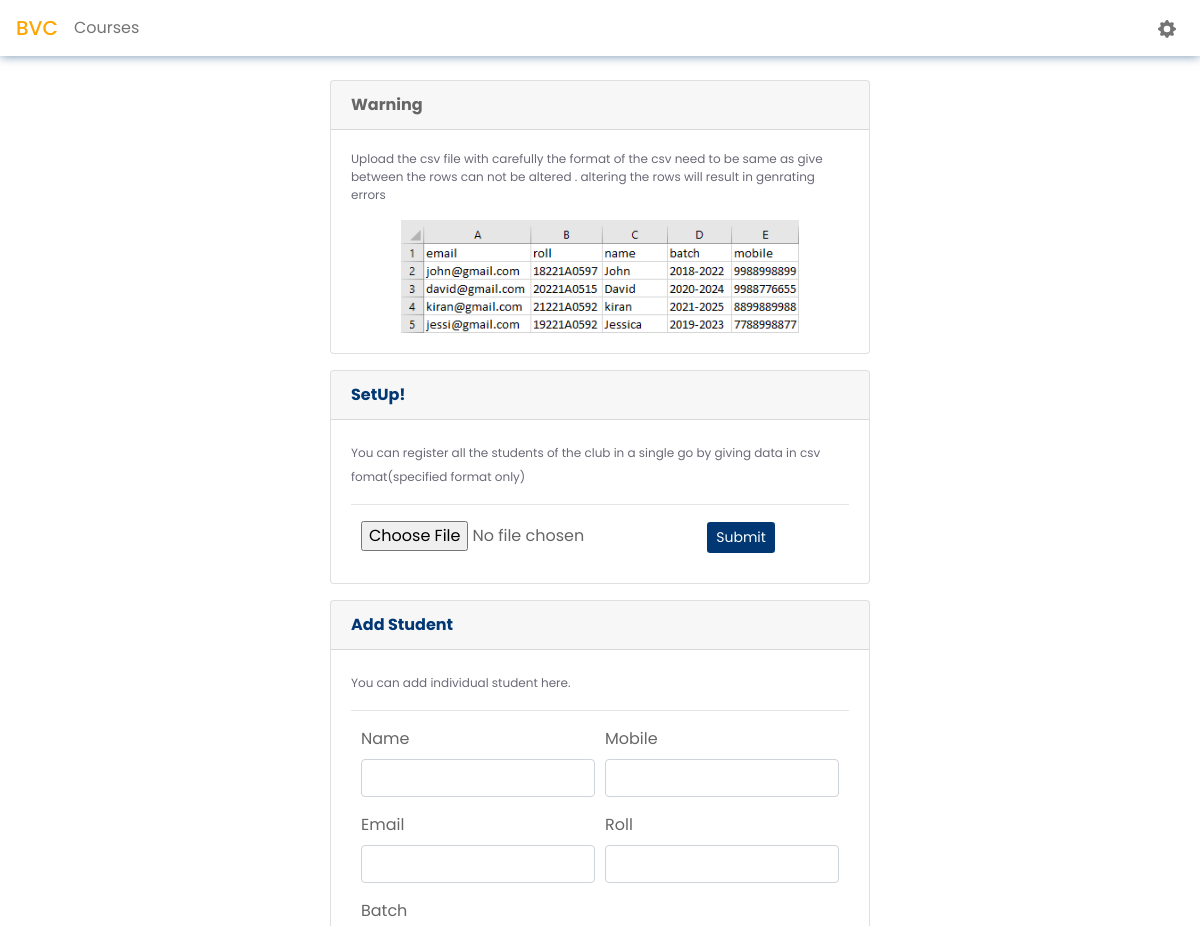
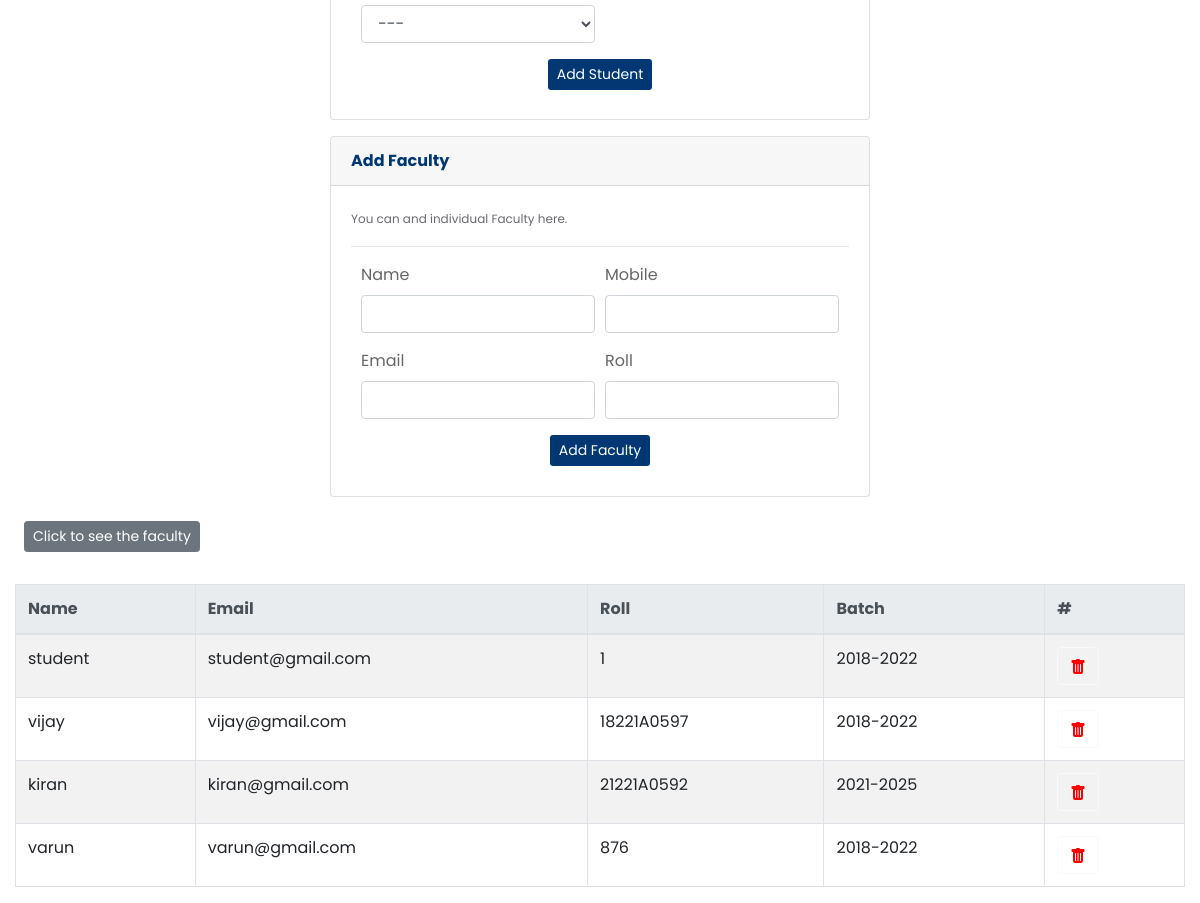
Screenshot of /SuperAdmin/setup/ (signed in) with the database file from the repository (2 pictures, top to bottom).
### App/models.py (models this page shows, shortened)
class NewUser(AbstractBaseUser,PermissionsMixin):
    username = None
    email = models.EmailField(gettext_lazy("email address"),unique=True)
    roll = models.CharField(max_length=10,unique=True)
    name = models.CharField(max_length=200,blank=True)
    mobile = models.CharField(max_length=12,blank=True)
    isStudent = models.BooleanField(default = False)
    isFaculty = models.BooleanField(default=False)
    isAdmin = models.BooleanField(default=False)
    is_staff = models.BooleanField(default=False)
    is_active = models.BooleanField(default=True)
    start_date = models.DateField(default=timezone.now)
    avatar = models.ImageField(upload_to=get_avataar_path, blank=True)
    batch =  models.ForeignKey(Batch,on_delete=models.CASCADE,blank=True,null=True)
    objects = CustomAccountManager()
    USERNAME_FIELD = "email"
    REQUIRED_FIELDS = ['roll','name']

class Batch(models.Model):
    batchname = models.CharField(max_length=300)

### SuperAdmin/views.py (the view, shortened to what this page needs)
# urls.py: path("setup/",views.setup,name="setup"),
@login_required(login_url="App:loginPage")
def setup(request):
    groups = Group.objects.all()
    students = NewUser.objects.filter(isStudent=True).order_by("roll")
    faculty =  NewUser.objects.filter(isFaculty=True).order_by("roll")
    batch = Batch.objects.all()
    return render(request,"SuperAdmin/setup.html",{"groups":groups,"students":students,"batch":batch,"faculty":faculty})

### SuperAdmin/templates/SuperAdmin/setup.html (shortened to what this page needs)
{% load static %}
<!doctype html>
<html lang="en">
  <head>
    <link rel="stylesheet" href="https://cdn.jsdelivr.net/npm/bootstrap@4.6.1/dist/css/bootstrap.min.css">
    <link rel="stylesheet" href="{% static 'SuperAdmin/css/setup.css' %}" />
  </head>
  <body>
      <nav class="navbar  mb-4">
            <span  class="navbar-brand mb-0 h1"><a style="color:orange" class="text-decoration-none" href=" {% url 'SuperAdmin:dashboard' %} ">BVC</a></span>
            <span class="mr-auto "><a class="text-decoration-none custom-nav-items"   href="{% url 'SuperAdmin:customizeCourse' %}">Courses</a></span>
            <span class="mr-2" ><a class="text-decoration-none custom-nav-items"  href="{% url 'SuperAdmin:myAccount' %}"></a></span>
      </nav>
      <div class="container">
        <div class="row">
          <div class="col-lg-3"></div>
          <div class="col-lg-6">
            <div class="card ">
              <div class="card-header">
                <b>Warning</b>
              </div>
              <div class="card-body">
                <p style="font-size: 12px; color:rgb(106, 106, 119)">Upload the csv file with carefully the format of the csv need to be same as give between the rows can not be altered . altering the rows will result in genrating errors</p>
                <div class="d-flex justify-content-center align-items-center">
                  <img src="{% static 'SuperAdmin/images/sample_csv.png' %}" style="width: 80%;" >
                </div>
              </div>
            </div>
            <div class="card mt-3">
              <div class="card-header">
                <b style="color:#013873">SetUp!</b>
              </div>
              <div class="card-body">
                <span style="font-size: 12px; color:rgb(106, 106, 119)">You can register all the students of the club in a single go
                  by giving data in csv fomat(specified format only)</span>
                  <hr>
                  <div style="margin:2%">
                    <form method="POST" enctype="multipart/form-data">
                      <input type="file" name="doc" id="file" onchange="fileValidation()" required />
                      <button class="btn btn-sm blue-to-orange-btn" type="submit">Submit</button>
                    </form>
                  </div>
              </div>
            </div>
            <div class="card mt-3">
              <div class="card-header">
                <b style="color:#013873">Add Student</b>
              </div>
              <div class="card-body">
                <span style="font-size: 12px; color:rgb(106, 106, 119)">You can add individual student here.</span>
                <hr>
                <div style="margin: 2%;">
                  <form method="POST">
                    <div class="form-row">
                      <div class="form-group col-md-6">
                        <label for="name">Name</label>
                        <input type="text" class="form-control form-input" id="name" name="name" required>
                      </div>
                      <div class="form-group col-md-6">
                        <label for="lastname">Mobile</label>
                        <input type="text" class="form-control form-input" id="mobile" name="mobile" >
                      </div>
                      <div class="form-group col-md-6">
                        <label for="email">Email</label>
                        <input type="email" class="form-control form-input" id="email" name="email" required>
                      </div>
                      <div class="form-group col-md-6">
                        <label for="roll">Roll</label>
                        <input type="text" class="form-control form-input" id="roll" name="roll" required>
                      </div>
                      <div class="form-group col-md-6">
                        <label for="batch">Batch</label>
                        <select class="form-control form-input" id="batch" name="batch">
                          <option disabled selected>---</option>
                        </select>
                      </div>
                    </div>
                    <div class="d-flex justify-content-center">
                      <button type="submit" class="btn btn-sm blue-to-orange-btn">Add Student</button>
                    </div>
                  </form>
                </div>
              </div>
            </div>
            <div class="card mt-3">
              <div class="card-header">
                <b style="color:#013873">Add Faculty</b>
              </div>
              <div class="card-body">
                <span style="font-size: 12px; color:rgb(106, 106, 119)">You can and individual Faculty here.</span>
                <hr>
                <div style="margin: 2%;">
                  <form method="POST">
                    <div class="form-row">
                      <div class="form-group col-md-6">
                        <label for="name">Name</label>
                        <input type="text" class="form-control form-input" id="name" name="name" required>
                      </div>
                      <div class="form-group col-md-6">
                        <label for="lastname">Mobile</label>
                        <input type="text" class="form-control form-input" id="mobile" name="mobile" >
                      </div>
                      <div class="form-group col-md-6">
                        <label for="email">Email</label>
                        <input type="email" class="form-control form-input" id="email" name="email" required>
                      </div>
                      <div class="form-group col-md-6">
                        <label for="roll">Roll</label>
                        <input type="text" class="form-control form-input" id="roll" name="roll" required>
                      </div>
                    </div>
                    <div class="d-flex justify-content-center">
                      <button type="submit" class="btn btn-sm blue-to-orange-btn">Add Faculty</button>
                    </div>
                  </form>
                </div>
              </div>
            </div>
          </div>
        </div>
      </div>
      <button type="button" id="fac-or-stu" class="btn btn-secondary btn-sm m-4"><Span id="facstu-text">Click to see the faculty</button>
      <center>
        <div class="container-fluid mt-2" id="student_table">
          <table class="table table-striped table-bordered">
            <center>
              <thead class="thead-light">
                <tr>
                  <th scope="col">Name</th>
                  <th scope="col">Email</th>
                  <th scope="col">Roll</th>
                  <th scope="col">Batch</th>
                  <th scope="col">#</th>
                </tr>
              </thead>
              <tbody>
                {% for user in students %}<tr>
                  <td>{{user.name}}</td>
                  <td>{{user.email}}</td>
                  <td>{{user.roll}}</td>
                  <td>{{user.batch.batchname}}</td>
                  <td><button type="button" class="btn btn-outline-light" data-toggle="modal"
                      data-target="#delete{{user.id}}"></button></td>
                </tr>
                {% endfor %}
              </tbody>
            </center>
          </table>
        </div>
      </center>
  </body>
</html>

### SuperAdmin/static/SuperAdmin/css/setup.css (style rules this page uses)
* { box-sizing: border-box; margin: 0; padding: 0; }
body { color: #666666; background: white; }
.navbar { box-shadow: 0px 0px 10px 0px #01387391; }
.custom-nav-items { color:rgb(116, 116, 116); }
.blue-to-orange-btn { color:white; background:#013873; }

### SuperAdmin/templates/SuperAdmin/setup.html (style rules this page uses)
body { font-family: 'Poppins'; }

### rows the page displays
NewUser: name "student", email "student@gmail.com", roll "1", batch.batchname "2018-2022"
NewUser: name "vijay", email "vijay@gmail.com", roll "18221A0597", batch.batchname "2018-2022"
NewUser: name "kiran", email "kiran@gmail.com", roll "21221A0592", batch.batchname "2021-2025"
NewUser: name "varun", email "varun@gmail.com", roll "876", batch.batchname "2018-2022"
